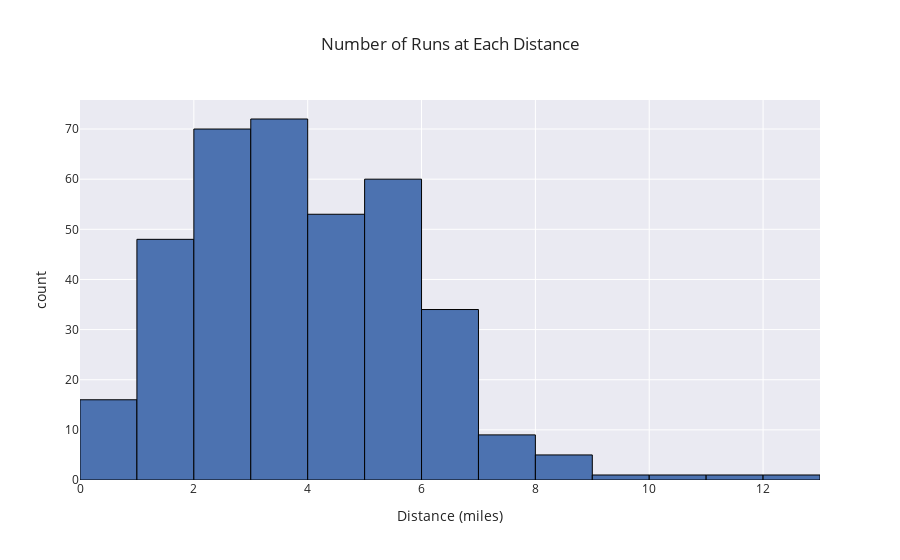

Write notebook code for a chart like this one.
### Code cell
# graph: number of runs at each distance

# from IPython.core.display import HTML
# HTML("<link href='https://fonts.googleapis.com/css2?family=Inter:ital,opsz,wght@0,14..32,100..900;1,14..32,100..900&family=Outfit:wght@100..900&display=swap' rel='stylesheet'>")

# ---- MATPLOTLIB ----
dist_hist, dist_hist_ax = plt.subplots()

dist_hist_ax.hist(df_runs['Distance'], 
        bins = range(int(df_runs['Distance'].min()), int(df_runs['Distance'].max()) + 2), 
        color = 'lightblue', 
        edgecolor = 'black')

dist_hist_ax.set_xlabel('Distance (miles)')
dist_hist_ax.set_ylabel('Number of runs')
dist_hist_ax.set_title('Number of runs at each distance')

plt.show()
plt.close(dist_hist)

# ---- PLOTLY ----
dist_hist = px.histogram(df_dates, 
        x = "Distance", 
        title = "Number of Runs at Each Distance", 
        nbins = 12, 
        template = 'seaborn',
        labels = {'Distance': 'Distance (miles)', 'count' : 'Number of runs'})
# dist_hist.update_layout(title_font = {'family': 'Inter'}, font = {'family': 'Outfit'})
dist_hist.update_traces(marker_line_width = 1, marker_line_color = 'black')
dist_hist.show()

### Figure 1 — Plotly figure (JSON) as saved in the notebook; plotly's stock layout.template omitted (floating-point values rounded to 4 significant figures; data arrays with more than 128 entries replaced by an {"elided": "..."} marker saying what was removed)
{"data": [{"alignmentgroup": "True", "bingroup": "x", "hovertemplate": "Distance (miles)=%{x}<br>count=%{y}<extra></extra>", "legendgroup": "", "marker": {"color": "rgb(76,114,176)", "line": {"color": "black", "width": 1}, "pattern": {"shape": ""}}, "name": "", "nbinsx": 12, "offsetgroup": "", "orientation": "v", "showlegend": false, "type": "histogram", "x": {"elided": "371 float values"}, "xaxis": "x", "yaxis": "y"}], "layout": {"barmode": "relative", "legend": {"tracegroupgap": 0}, "title": {"text": "Number of Runs at Each Distance"}, "xaxis": {"anchor": "y", "domain": [0, 1], "title": {"text": "Distance (miles)"}}, "yaxis": {"anchor": "x", "domain": [0, 1], "title": {"text": "count"}}}}
